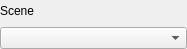
<?xml version="1.0" encoding="UTF-8"?>
<ui version="4.0">
 <class>SceneWidget</class>
 <widget class="QWidget" name="SceneWidget">
  <property name="geometry">
   <rect>
    <x>0</x>
    <y>0</y>
    <width>187</width>
    <height>49</height>
   </rect>
  </property>
  <property name="windowTitle">
   <string>Form</string>
  </property>
  <layout class="QVBoxLayout" name="verticalLayout_2">
   <property name="margin">
    <number>0</number>
   </property>
   <item>
    <layout class="QVBoxLayout" name="verticalLayout">
     <item>
      <widget class="QLabel" name="label">
       <property name="text">
        <string>Scene</string>
       </property>
      </widget>
     </item>
     <item>
      <widget class="QComboBox" name="sceneComboBox"/>
     </item>
    </layout>
   </item>
  </layout>
 </widget>
 <resources/>
 <connections/>
</ui>
